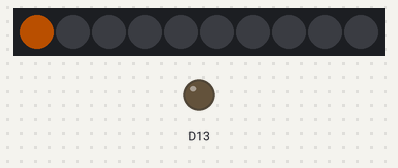
Bench run of a sketch on a simulated Adafruit Circuit Playground Express. Shown: 10 RGB LEDs in strip order, left to right, output pins drawn as LEDs (lit = HIGH). Dim RGB values are drawn brighter than linear; random numbers use the default seed unless the sketch sets one.

Above: at 0.1 s.
At 3.41 s:
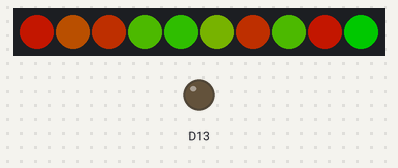
At 11.12 s:
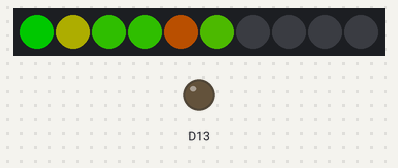
At 18.7 s:
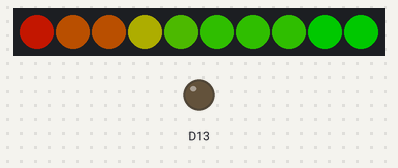
At 28.1 s:
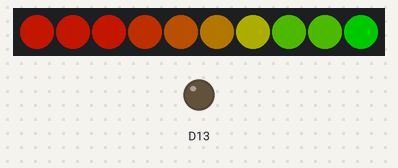
At 38.5 s:
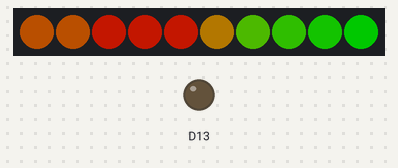

Measured:
- what the display in image 3 shows lasts 2.8 s, from 18.7 s to 21.5 s
- what the display in image 4 shows lasts 4.4 s, from 28.1 s to 32.5 s

The sketch:

Turing_BubbleSort.ino
```cpp
//Tomas de-Camino-Beck
// Bubble Sort

#include "Adafruit_CircuitPlayground.h"

byte numbers[9];
int i, j;

void setup() {
  // put your setup code here, to run once:
  CircuitPlayground.begin();
  CircuitPlayground.clearPixels();
  CircuitPlayground.setBrightness(100);
}

void loop() {
  randomize();
  //Algoritmo bubbleSort
  for (i = 0; i <= 9 ; i++) {
    for (j = 0; j <= 9 - i; j++) {
      if (numbers[j] <= numbers[j + 1]) {
        //swap fitnes
        float f = numbers[j];
        numbers[j] = numbers[j + 1];
        numbers[j + 1] = f;
        //prende los leds respectivos para ver el cambio
        CircuitPlayground.setPixelColor(j, CircuitPlayground.strip.Color(numbers[j], 255 - numbers[j], 0));
        CircuitPlayground.setPixelColor(j + 1, CircuitPlayground.strip.Color(numbers[j + 1], 255 - numbers[j + 1], 0));
        delay(200);
      }
    }
  }
  delay(2000);
  CircuitPlayground.clearPixels();
}

void randomize() {
  for (int i = 0; i <= 9 ; i++) {
    numbers[i] = map(random(10), 0, 10, 0, 255);
    CircuitPlayground.setPixelColor(i, CircuitPlayground.strip.Color(numbers[i], 255 - numbers[i], 0));
    delay(200);
  }
}
```
